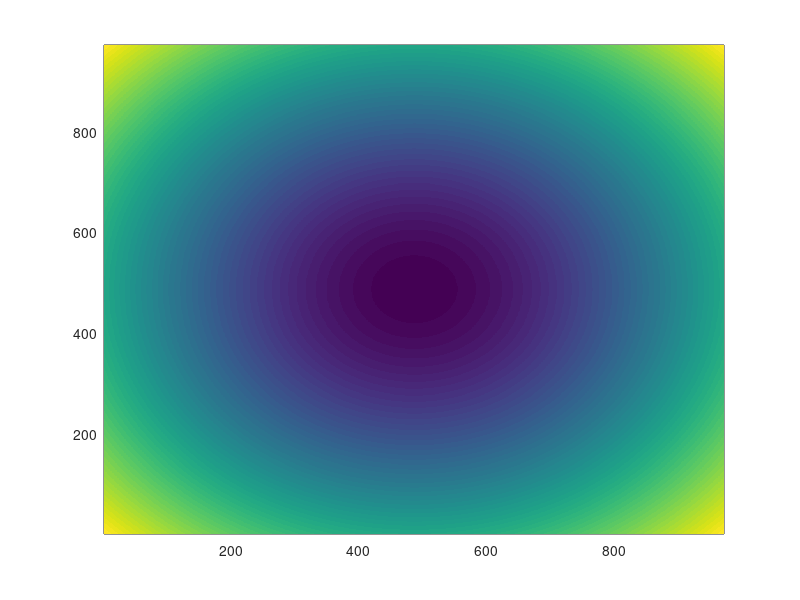

Recreate this plot in MATLAB. (Note: this script raises an error after producing the figure.)
close all

%% basic coordinates
resolution = 972;
radius = 17;


% source
X = linspace(-1, 1, resolution) * radius;
Y = linspace(-1, 1, resolution) * radius;
[X, Y] = meshgrid(X, Y);


%% lens spec
focal_length = 12;
wavelength = 0.55;
lens_radius = radius;

distance = sqrt(X.^2 + Y.^2 + focal_length^2) - focal_length;
phase_distance = distance / wavelength;
lens = phase_distance;

%lens = lens .* aperture(X, Y, lens_radius);

pcolor(lens)
shading flat

%%
ssz = 2000
data = string(round(reshape(lens*ssz, [], 1)));

%%

fileID = fopen('ideal.int','w');

fprintf(fileID, "IDEAL LENS\n");
fprintf(fileID, 'GRD %d %d WFR WVL %f SSZ %d\n', ...
    resolution, resolution, wavelength, ssz);

fprintf(fileID, '%s %s %s %s %s %s %s %s \n', data);

fclose(fileID);
fprintf("done");
